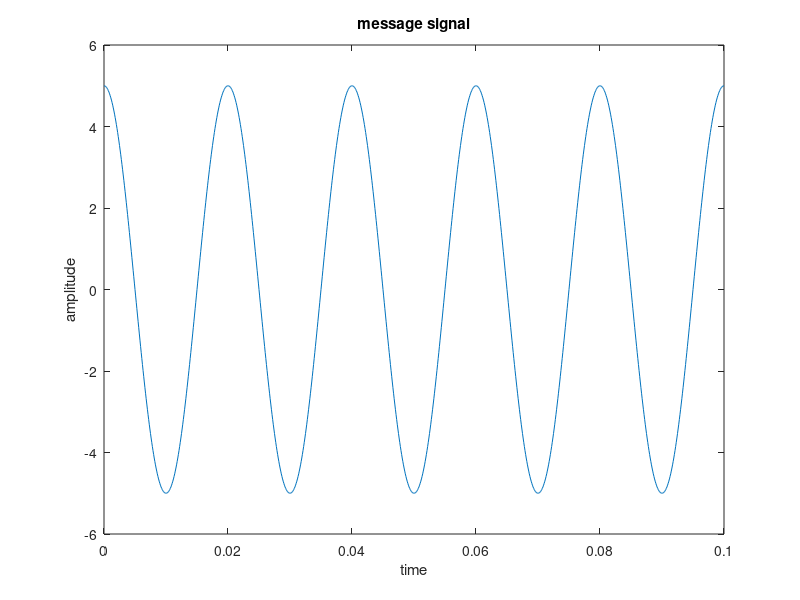
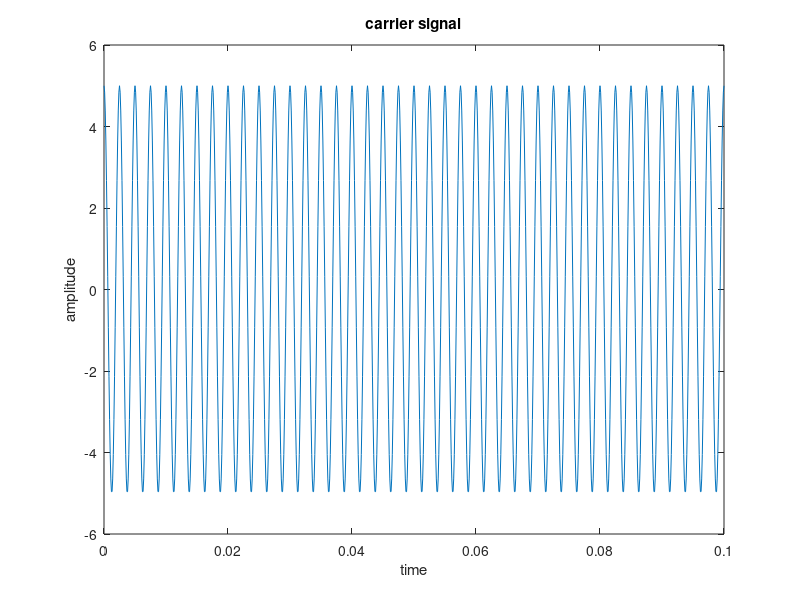
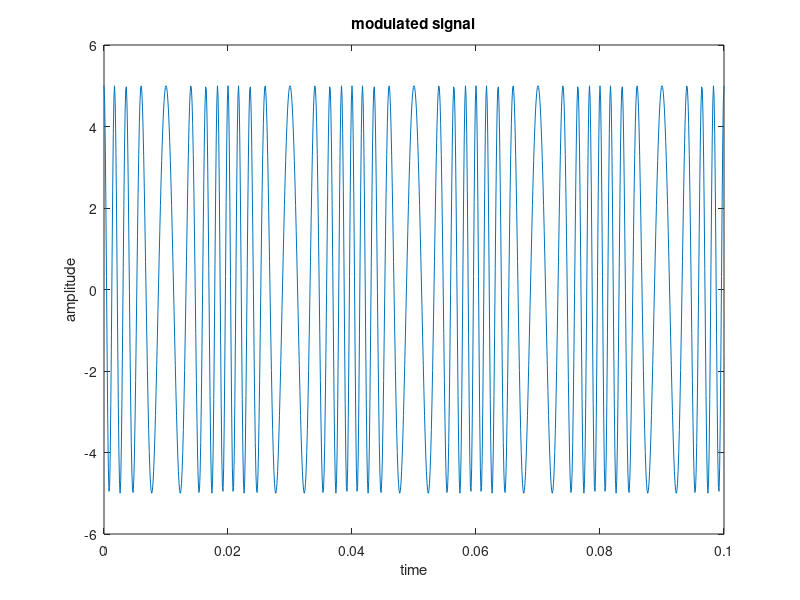
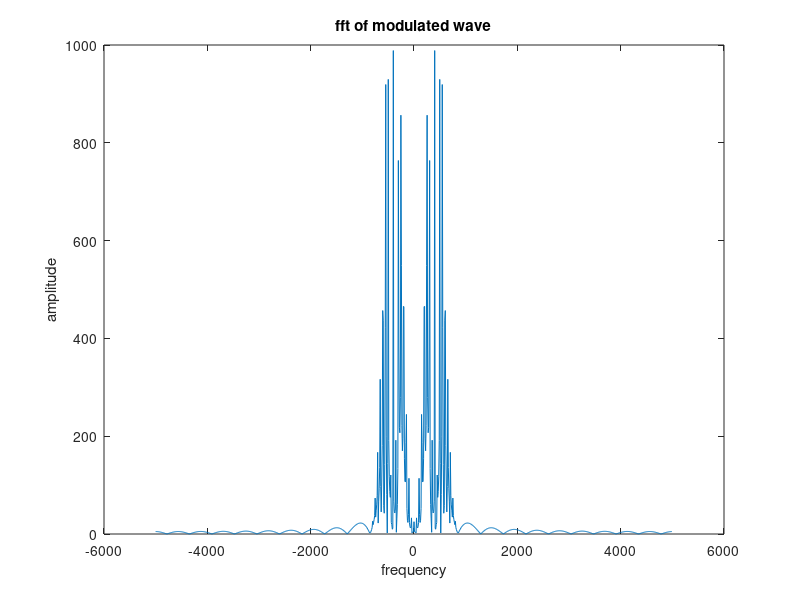

Source code (MATLAB) for these figures, in order: (Note: this script raises an error after producing the figures.)
% Group-8
% Gyan Pratap Singh  1704088
% Anurag Gupta       1704087
% Lokesh Rao         1704090
% Hement Rawal       1704108

clc;
clear all;
close all;

t=0:0.0001:0.1;
Am=5;
fm=50;                                              %message signal freq
m=Am*cos(2*pi*fm*t);                                %message signal
M=(Am/(2*pi*fm))*sin(2*pi*fm*t);

Ac=5    ;
fc=400;                                             %carrier signal freq
c=Ac*cos(2*pi*fc*t);                                %carrier signal

Kf=40;
s=Ac*cos(2*pi*fc*t + 2*pi*Kf*M);

%%time domain
figure(1);
plot(t,m);
xlabel('time');
ylabel('amplitude');
title('message signal');

%%time domain
figure(2);
plot(t,c);
xlabel('time');
ylabel('amplitude');
title('carrier signal');

%%time domain
figure(3);
plot(t,s);
xlabel('time');
ylabel('amplitude');
title('modulated signal');

%%frequency domain
ts = 0.0001;                                 %sampling time
fs=1/ts;
N = 1024;
S = fftshift(fft(s,N));
f = (-N/2:1:(N/2-1))/(N*ts);
figure(4);
plot(f, abs(S));
xlabel('frequency');
ylabel('amplitude');
title('fft of modulated wave');

%Demodulation

b=(Kf*Am)/fm;
s2=fmdemod(s,fc,fs,b);
figure(5);
plot(t,s2);
xlabel('time');
ylabel('amplitude');
title('demodulated signal');

